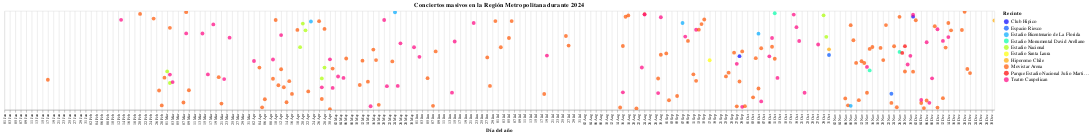

Write notebook code for a chart like this one.
### Code cell
import numpy as np
import pandas as pd
from urllib import request
import json
import altair as alt

# Leer datos
source = pd.read_csv('/content/drive/MyDrive/concierto_database_limpia_2.csv', delimiter=';')
source['Fecha'] = pd.to_datetime(source['Fecha'], format='%d-%m-%Y', errors='coerce')
source = source[source['Cancelado'] != 1]
source = source.drop_duplicates(subset=['Fecha', 'Recinto'])

# Crear todas las fechas del año
fechas_2024 = pd.date_range(start='2024-01-01', end='2024-12-31', freq='D')
df_dias = pd.DataFrame({'Fecha': fechas_2024})

# Merge con datos originales
source_full = pd.merge(df_dias, source, on='Fecha', how='left')

# y_random solo si hay concierto
np.random.seed(42)
source_full['y_random'] = np.where(source_full['Concierto'].notna(),
                                   np.random.uniform(0, 1, size=len(source_full)),
                                   np.nan)

# Fecha legible
meses_es = {
    1: 'Enero', 2: 'Febrero', 3: 'Marzo', 4: 'Abril',
    5: 'Mayo', 6: 'Junio', 7: 'Julio', 8: 'Agosto',
    9: 'Septiembre', 10: 'Octubre', 11: 'Noviembre', 12: 'Diciembre'
}
source_full['Fecha_str'] = source_full['Fecha'].dt.day.astype(str) + ' de ' + \
                           source_full['Fecha'].dt.month.map(meses_es) + ' de ' + \
                           source_full['Fecha'].dt.year.astype(str)

# Localización español
with request.urlopen('https://raw.githubusercontent.com/d3/d3-format/master/locale/es-MX.json') as f:
    de_format = json.load(f)
with request.urlopen('https://raw.githubusercontent.com/d3/d3-time-format/master/locale/es-MX.json') as f:
    de_time_format = json.load(f)
alt.renderers.set_embed_options(formatLocale=de_format, timeFormatLocale=de_time_format)

# Paleta colores
palette_invertida = [
    '#0000FF', '#0055FF', '#00AAFF', '#00FFAA', '#AAFF00',
    '#FFFF00', '#FFAA00', '#FF5500', '#FF0000', '#FF007F',
    '#FF00AA', '#AA00FF', '#5500FF'
]

# CREAR GRÁFICO CON TODOS LOS DÍAS EN EL EJE X
chart = alt.Chart(source_full.dropna(subset=['y_random'])).mark_circle(size=60).encode(
    x=alt.X('Fecha:T',
            title='Día del año',
            axis=alt.Axis(
                values=fechas_2024,  # ← mostrar los 365 días
                format='%d %b',
                labelAngle=-90,
                labelFontSize=8,
                tickCount=365
            ),
            scale=alt.Scale(domain=[pd.to_datetime('2024-01-01'), pd.to_datetime('2024-12-31')])
    ),
    y=alt.Y('y_random:Q', axis=None),
    color=alt.Color('Recinto:N',
                    scale=alt.Scale(range=palette_invertida),
                    legend=alt.Legend(title="Recinto")),
    tooltip=[
        'Concierto',
        'Artista',
        'Recinto',
        alt.Tooltip('Fecha_str:N', title='Fecha')
    ]
).properties(
    title='Conciertos masivos en la Región Metropolitana durante 2024',
    width=3000,
    height=200
).interactive()

chart.show()

### Figure 1 — Vega-Lite specification as saved in the notebook (floating-point values rounded to 4 significant figures; data arrays with more than 128 entries replaced by an {"elided": "..."} marker saying what was removed)
{"config": {"view": {"continuousWidth": 300, "continuousHeight": 300}}, "data": {"name": "data-c4a87b7d15c69d3e2046de3d0b374d51"}, "mark": {"type": "circle", "size": 60}, "encoding": {"color": {"field": "Recinto", "legend": {"title": "Recinto"}, "scale": {"range": ["#0000FF", "#0055FF", "#00AAFF", "#00FFAA", "#AAFF00", "#FFFF00", "#FFAA00", "#FF5500", "#FF0000", "#FF007F", "#FF00AA", "#AA00FF", "#5500FF"]}, "type": "nominal"}, "tooltip": [{"field": "Concierto", "type": "nominal"}, {"field": "Artista", "type": "nominal"}, {"field": "Recinto", "type": "nominal"}, {"field": "Fecha_str", "title": "Fecha", "type": "nominal"}], "x": {"axis": {"format": "%d %b", "labelAngle": -90, "labelFontSize": 8, "tickCount": 365, "values": {"elided": "366 str values"}}, "field": "Fecha", "scale": {"domain": ["2024-01-01T00:00:00", "2024-12-31T00:00:00"]}, "title": "Día del año", "type": "temporal"}, "y": {"axis": null, "field": "y_random", "type": "quantitative"}}, "height": 200, "params": [{"name": "param_2", "select": {"type": "interval", "encodings": ["x", "y"]}, "bind": "scales"}], "title": "Conciertos masivos en la Región Metropolitana durante 2024", "width": 3000, "$schema": "https://vega.github.io/schema/vega-lite/v5.20.1.json", "datasets": {"data-c4a87b7d15c69d3e2046de3d0b374d51": {"elided": "197 records"}}}
